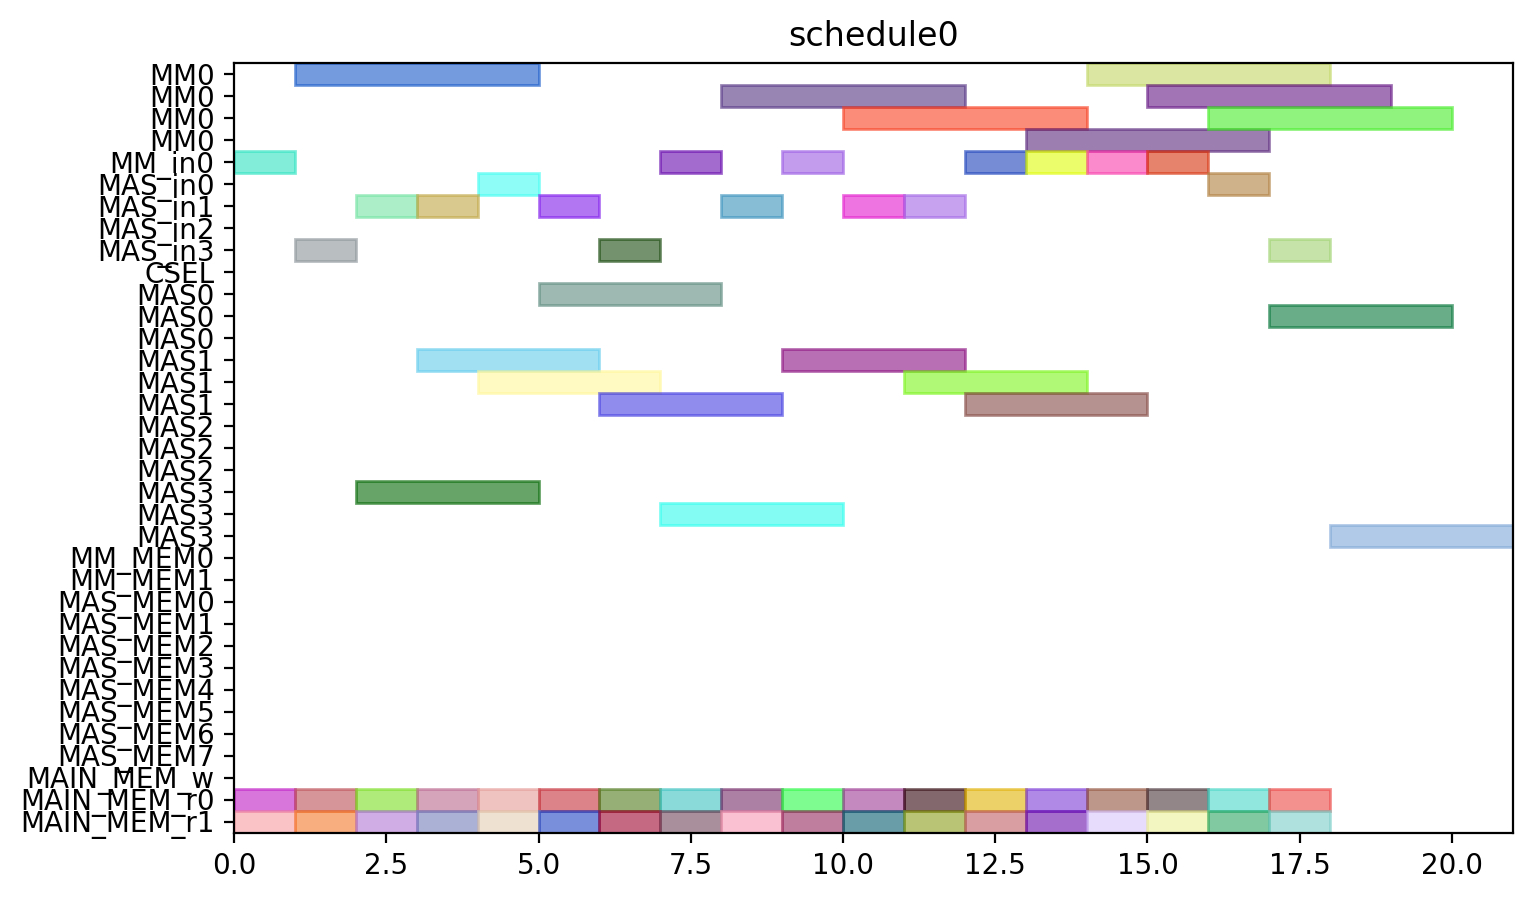

Recreate this plot in Python.
from pyschedule import Scenario, solvers, plotters, alt


def solve():
	horizon = 120
	S = Scenario("schedule0", horizon=horizon)

	# resource
	MM = S.Resources('MM', num=1, size=4)
	MM_in = S.Resources('MM_in', num=1)
	MAS_in = S.Resources('MAS_in', num=4)
	CSEL = S.Resource('CSEL')
	MAS = S.Resources('MAS', num=4, size=3, periods=range(1, horizon))
	MM_MEM = S.Resources('MM_MEM', num=2)
	MAS_MEM = S.Resources('MAS_MEM', num=8)
	MAIN_MEM_w = S.Resource('MAIN_MEM_w', size=1)
	MAIN_MEM_r = S.Resources('MAIN_MEM_r', num=2)

	# result of previous scheduling

	# new tasks
	t0_t0 = S.Task('t0_t0', length=3, delay_cost=1)
	t0_t0 += alt(MAS)
	t0_t0_in = S.Task('t0_t0_in', length=1, delay_cost=1)
	t0_t0_in += alt(MAS_in)
	S += t0_t0_in*MAS_in[0]<=t0_t0*MAS[0]

	S += t0_t0_in*MAS_in[1]<=t0_t0*MAS[1]

	S += t0_t0_in*MAS_in[2]<=t0_t0*MAS[2]

	S += t0_t0_in*MAS_in[3]<=t0_t0*MAS[3]

	t0_t0_mem0 = S.Task('t0_t0_mem0', length=1, delay_cost=1)
	t0_t0_mem0 += MAIN_MEM_r[0]
	S += t0_t0_mem0 <= t0_t0

	t0_t0_mem1 = S.Task('t0_t0_mem1', length=1, delay_cost=1)
	t0_t0_mem1 += MAIN_MEM_r[1]
	S += t0_t0_mem1 <= t0_t0

	t0_t1 = S.Task('t0_t1', length=3, delay_cost=1)
	t0_t1 += alt(MAS)
	t0_t1_in = S.Task('t0_t1_in', length=1, delay_cost=1)
	t0_t1_in += alt(MAS_in)
	S += t0_t1_in*MAS_in[0]<=t0_t1*MAS[0]

	S += t0_t1_in*MAS_in[1]<=t0_t1*MAS[1]

	S += t0_t1_in*MAS_in[2]<=t0_t1*MAS[2]

	S += t0_t1_in*MAS_in[3]<=t0_t1*MAS[3]

	t0_t1_mem0 = S.Task('t0_t1_mem0', length=1, delay_cost=1)
	t0_t1_mem0 += MAIN_MEM_r[0]
	S += t0_t1_mem0 <= t0_t1

	t0_t1_mem1 = S.Task('t0_t1_mem1', length=1, delay_cost=1)
	t0_t1_mem1 += MAIN_MEM_r[1]
	S += t0_t1_mem1 <= t0_t1

	t0_t3 = S.Task('t0_t3', length=4, delay_cost=1)
	t0_t3 += alt(MM)
	t0_t3_in = S.Task('t0_t3_in', length=1, delay_cost=1)
	t0_t3_in += alt(MM_in)
	S += t0_t3_in*MM_in[0]<=t0_t3*MM[0]
	t0_t3_mem0 = S.Task('t0_t3_mem0', length=1, delay_cost=1)
	t0_t3_mem0 += MAIN_MEM_r[0]
	S += t0_t3_mem0 <= t0_t3

	t0_t3_mem1 = S.Task('t0_t3_mem1', length=1, delay_cost=1)
	t0_t3_mem1 += MAIN_MEM_r[1]
	S += t0_t3_mem1 <= t0_t3

	t1_t0 = S.Task('t1_t0', length=3, delay_cost=1)
	t1_t0 += alt(MAS)
	t1_t0_in = S.Task('t1_t0_in', length=1, delay_cost=1)
	t1_t0_in += alt(MAS_in)
	S += t1_t0_in*MAS_in[0]<=t1_t0*MAS[0]

	S += t1_t0_in*MAS_in[1]<=t1_t0*MAS[1]

	S += t1_t0_in*MAS_in[2]<=t1_t0*MAS[2]

	S += t1_t0_in*MAS_in[3]<=t1_t0*MAS[3]

	t1_t0_mem0 = S.Task('t1_t0_mem0', length=1, delay_cost=1)
	t1_t0_mem0 += MAIN_MEM_r[0]
	S += t1_t0_mem0 <= t1_t0

	t1_t0_mem1 = S.Task('t1_t0_mem1', length=1, delay_cost=1)
	t1_t0_mem1 += MAIN_MEM_r[1]
	S += t1_t0_mem1 <= t1_t0

	t1_t1 = S.Task('t1_t1', length=3, delay_cost=1)
	t1_t1 += alt(MAS)
	t1_t1_in = S.Task('t1_t1_in', length=1, delay_cost=1)
	t1_t1_in += alt(MAS_in)
	S += t1_t1_in*MAS_in[0]<=t1_t1*MAS[0]

	S += t1_t1_in*MAS_in[1]<=t1_t1*MAS[1]

	S += t1_t1_in*MAS_in[2]<=t1_t1*MAS[2]

	S += t1_t1_in*MAS_in[3]<=t1_t1*MAS[3]

	t1_t1_mem0 = S.Task('t1_t1_mem0', length=1, delay_cost=1)
	t1_t1_mem0 += MAIN_MEM_r[0]
	S += t1_t1_mem0 <= t1_t1

	t1_t1_mem1 = S.Task('t1_t1_mem1', length=1, delay_cost=1)
	t1_t1_mem1 += MAIN_MEM_r[1]
	S += t1_t1_mem1 <= t1_t1

	t1_t3 = S.Task('t1_t3', length=4, delay_cost=1)
	t1_t3 += alt(MM)
	t1_t3_in = S.Task('t1_t3_in', length=1, delay_cost=1)
	t1_t3_in += alt(MM_in)
	S += t1_t3_in*MM_in[0]<=t1_t3*MM[0]
	t1_t3_mem0 = S.Task('t1_t3_mem0', length=1, delay_cost=1)
	t1_t3_mem0 += MAIN_MEM_r[0]
	S += t1_t3_mem0 <= t1_t3

	t1_t3_mem1 = S.Task('t1_t3_mem1', length=1, delay_cost=1)
	t1_t3_mem1 += MAIN_MEM_r[1]
	S += t1_t3_mem1 <= t1_t3

	t2_t2 = S.Task('t2_t2', length=3, delay_cost=1)
	t2_t2 += alt(MAS)
	t2_t2_in = S.Task('t2_t2_in', length=1, delay_cost=1)
	t2_t2_in += alt(MAS_in)
	S += t2_t2_in*MAS_in[0]<=t2_t2*MAS[0]

	S += t2_t2_in*MAS_in[1]<=t2_t2*MAS[1]

	S += t2_t2_in*MAS_in[2]<=t2_t2*MAS[2]

	S += t2_t2_in*MAS_in[3]<=t2_t2*MAS[3]

	t2_t2_mem0 = S.Task('t2_t2_mem0', length=1, delay_cost=1)
	t2_t2_mem0 += MAIN_MEM_r[0]
	S += t2_t2_mem0 <= t2_t2

	t2_t2_mem1 = S.Task('t2_t2_mem1', length=1, delay_cost=1)
	t2_t2_mem1 += MAIN_MEM_r[1]
	S += t2_t2_mem1 <= t2_t2

	t5_t0 = S.Task('t5_t0', length=4, delay_cost=1)
	t5_t0 += alt(MM)
	t5_t0_in = S.Task('t5_t0_in', length=1, delay_cost=1)
	t5_t0_in += alt(MM_in)
	S += t5_t0_in*MM_in[0]<=t5_t0*MM[0]
	t5_t0_mem0 = S.Task('t5_t0_mem0', length=1, delay_cost=1)
	t5_t0_mem0 += MAIN_MEM_r[0]
	S += t5_t0_mem0 <= t5_t0

	t5_t0_mem1 = S.Task('t5_t0_mem1', length=1, delay_cost=1)
	t5_t0_mem1 += MAIN_MEM_r[1]
	S += t5_t0_mem1 <= t5_t0

	t5_t1 = S.Task('t5_t1', length=4, delay_cost=1)
	t5_t1 += alt(MM)
	t5_t1_in = S.Task('t5_t1_in', length=1, delay_cost=1)
	t5_t1_in += alt(MM_in)
	S += t5_t1_in*MM_in[0]<=t5_t1*MM[0]
	t5_t1_mem0 = S.Task('t5_t1_mem0', length=1, delay_cost=1)
	t5_t1_mem0 += MAIN_MEM_r[0]
	S += t5_t1_mem0 <= t5_t1

	t5_t1_mem1 = S.Task('t5_t1_mem1', length=1, delay_cost=1)
	t5_t1_mem1 += MAIN_MEM_r[1]
	S += t5_t1_mem1 <= t5_t1

	t5_t2 = S.Task('t5_t2', length=3, delay_cost=1)
	t5_t2 += alt(MAS)
	t5_t2_in = S.Task('t5_t2_in', length=1, delay_cost=1)
	t5_t2_in += alt(MAS_in)
	S += t5_t2_in*MAS_in[0]<=t5_t2*MAS[0]

	S += t5_t2_in*MAS_in[1]<=t5_t2*MAS[1]

	S += t5_t2_in*MAS_in[2]<=t5_t2*MAS[2]

	S += t5_t2_in*MAS_in[3]<=t5_t2*MAS[3]

	t5_t2_mem0 = S.Task('t5_t2_mem0', length=1, delay_cost=1)
	t5_t2_mem0 += MAIN_MEM_r[0]
	S += t5_t2_mem0 <= t5_t2

	t5_t2_mem1 = S.Task('t5_t2_mem1', length=1, delay_cost=1)
	t5_t2_mem1 += MAIN_MEM_r[1]
	S += t5_t2_mem1 <= t5_t2

	t5_t3 = S.Task('t5_t3', length=3, delay_cost=1)
	t5_t3 += alt(MAS)
	t5_t3_in = S.Task('t5_t3_in', length=1, delay_cost=1)
	t5_t3_in += alt(MAS_in)
	S += t5_t3_in*MAS_in[0]<=t5_t3*MAS[0]

	S += t5_t3_in*MAS_in[1]<=t5_t3*MAS[1]

	S += t5_t3_in*MAS_in[2]<=t5_t3*MAS[2]

	S += t5_t3_in*MAS_in[3]<=t5_t3*MAS[3]

	t5_t3_mem0 = S.Task('t5_t3_mem0', length=1, delay_cost=1)
	t5_t3_mem0 += MAIN_MEM_r[0]
	S += t5_t3_mem0 <= t5_t3

	t5_t3_mem1 = S.Task('t5_t3_mem1', length=1, delay_cost=1)
	t5_t3_mem1 += MAIN_MEM_r[1]
	S += t5_t3_mem1 <= t5_t3

	t7_t0 = S.Task('t7_t0', length=3, delay_cost=1)
	t7_t0 += alt(MAS)
	t7_t0_in = S.Task('t7_t0_in', length=1, delay_cost=1)
	t7_t0_in += alt(MAS_in)
	S += t7_t0_in*MAS_in[0]<=t7_t0*MAS[0]

	S += t7_t0_in*MAS_in[1]<=t7_t0*MAS[1]

	S += t7_t0_in*MAS_in[2]<=t7_t0*MAS[2]

	S += t7_t0_in*MAS_in[3]<=t7_t0*MAS[3]

	t7_t0_mem0 = S.Task('t7_t0_mem0', length=1, delay_cost=1)
	t7_t0_mem0 += MAIN_MEM_r[0]
	S += t7_t0_mem0 <= t7_t0

	t7_t0_mem1 = S.Task('t7_t0_mem1', length=1, delay_cost=1)
	t7_t0_mem1 += MAIN_MEM_r[1]
	S += t7_t0_mem1 <= t7_t0

	t7_t1 = S.Task('t7_t1', length=3, delay_cost=1)
	t7_t1 += alt(MAS)
	t7_t1_in = S.Task('t7_t1_in', length=1, delay_cost=1)
	t7_t1_in += alt(MAS_in)
	S += t7_t1_in*MAS_in[0]<=t7_t1*MAS[0]

	S += t7_t1_in*MAS_in[1]<=t7_t1*MAS[1]

	S += t7_t1_in*MAS_in[2]<=t7_t1*MAS[2]

	S += t7_t1_in*MAS_in[3]<=t7_t1*MAS[3]

	t7_t1_mem0 = S.Task('t7_t1_mem0', length=1, delay_cost=1)
	t7_t1_mem0 += MAIN_MEM_r[0]
	S += t7_t1_mem0 <= t7_t1

	t7_t1_mem1 = S.Task('t7_t1_mem1', length=1, delay_cost=1)
	t7_t1_mem1 += MAIN_MEM_r[1]
	S += t7_t1_mem1 <= t7_t1

	t7_t3 = S.Task('t7_t3', length=4, delay_cost=1)
	t7_t3 += alt(MM)
	t7_t3_in = S.Task('t7_t3_in', length=1, delay_cost=1)
	t7_t3_in += alt(MM_in)
	S += t7_t3_in*MM_in[0]<=t7_t3*MM[0]
	t7_t3_mem0 = S.Task('t7_t3_mem0', length=1, delay_cost=1)
	t7_t3_mem0 += MAIN_MEM_r[0]
	S += t7_t3_mem0 <= t7_t3

	t7_t3_mem1 = S.Task('t7_t3_mem1', length=1, delay_cost=1)
	t7_t3_mem1 += MAIN_MEM_r[1]
	S += t7_t3_mem1 <= t7_t3

	t10_t0 = S.Task('t10_t0', length=4, delay_cost=1)
	t10_t0 += alt(MM)
	t10_t0_in = S.Task('t10_t0_in', length=1, delay_cost=1)
	t10_t0_in += alt(MM_in)
	S += t10_t0_in*MM_in[0]<=t10_t0*MM[0]
	t10_t0_mem0 = S.Task('t10_t0_mem0', length=1, delay_cost=1)
	t10_t0_mem0 += MAIN_MEM_r[0]
	S += t10_t0_mem0 <= t10_t0

	t10_t0_mem1 = S.Task('t10_t0_mem1', length=1, delay_cost=1)
	t10_t0_mem1 += MAIN_MEM_r[1]
	S += t10_t0_mem1 <= t10_t0

	t10_t1 = S.Task('t10_t1', length=4, delay_cost=1)
	t10_t1 += alt(MM)
	t10_t1_in = S.Task('t10_t1_in', length=1, delay_cost=1)
	t10_t1_in += alt(MM_in)
	S += t10_t1_in*MM_in[0]<=t10_t1*MM[0]
	t10_t1_mem0 = S.Task('t10_t1_mem0', length=1, delay_cost=1)
	t10_t1_mem0 += MAIN_MEM_r[0]
	S += t10_t1_mem0 <= t10_t1

	t10_t1_mem1 = S.Task('t10_t1_mem1', length=1, delay_cost=1)
	t10_t1_mem1 += MAIN_MEM_r[1]
	S += t10_t1_mem1 <= t10_t1

	t10_t2 = S.Task('t10_t2', length=3, delay_cost=1)
	t10_t2 += alt(MAS)
	t10_t2_in = S.Task('t10_t2_in', length=1, delay_cost=1)
	t10_t2_in += alt(MAS_in)
	S += t10_t2_in*MAS_in[0]<=t10_t2*MAS[0]

	S += t10_t2_in*MAS_in[1]<=t10_t2*MAS[1]

	S += t10_t2_in*MAS_in[2]<=t10_t2*MAS[2]

	S += t10_t2_in*MAS_in[3]<=t10_t2*MAS[3]

	t10_t2_mem0 = S.Task('t10_t2_mem0', length=1, delay_cost=1)
	t10_t2_mem0 += MAIN_MEM_r[0]
	S += t10_t2_mem0 <= t10_t2

	t10_t2_mem1 = S.Task('t10_t2_mem1', length=1, delay_cost=1)
	t10_t2_mem1 += MAIN_MEM_r[1]
	S += t10_t2_mem1 <= t10_t2

	t10_t3 = S.Task('t10_t3', length=3, delay_cost=1)
	t10_t3 += alt(MAS)
	t10_t3_in = S.Task('t10_t3_in', length=1, delay_cost=1)
	t10_t3_in += alt(MAS_in)
	S += t10_t3_in*MAS_in[0]<=t10_t3*MAS[0]

	S += t10_t3_in*MAS_in[1]<=t10_t3*MAS[1]

	S += t10_t3_in*MAS_in[2]<=t10_t3*MAS[2]

	S += t10_t3_in*MAS_in[3]<=t10_t3*MAS[3]

	t10_t3_mem0 = S.Task('t10_t3_mem0', length=1, delay_cost=1)
	t10_t3_mem0 += MAIN_MEM_r[0]
	S += t10_t3_mem0 <= t10_t3

	t10_t3_mem1 = S.Task('t10_t3_mem1', length=1, delay_cost=1)
	t10_t3_mem1 += MAIN_MEM_r[1]
	S += t10_t3_mem1 <= t10_t3

	solvers.mip.solve(S,msg=1,kind='CPLEX',ratio_gap=1.01)

	solution = [['hoge']*len(S.solution()[1]) for i in range(len(S.solution()))]
	for i in range(len(S.solution())):
		for j in range(len(S.solution()[i])):
			solution[i][j]=str(S.solution()[i][j])
	print(solution)

	cycles = int(solution[-1][3])

	pic_file_name = "/home/mfukuda/ABE/multiRAM_multiMAS_16mux/scheduling_result/stage4MM1_stage3MAS4/EP2_DBL_w_EVAL/schedule0.png"
	if(S.solution() != []):
		plotters.matplotlib.plot(S,img_filename=pic_file_name, show_task_labels=False, fig_size=(cycles*0.25+3, 5))

	return solution
